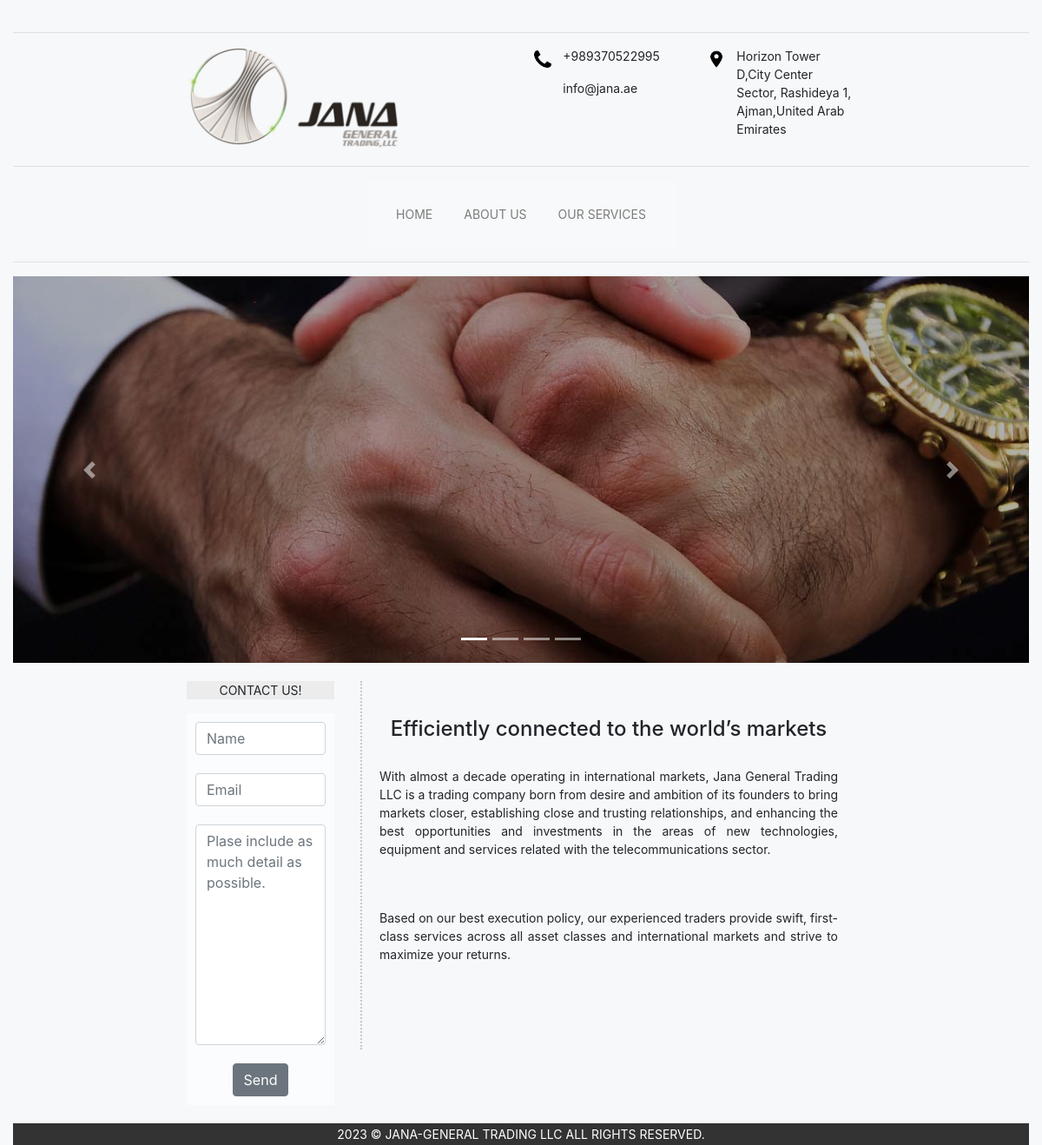
The page / on the database its author committed.
### SiteSetting/models.py (models this page shows, shortened)
class SiteSetting(models.Model):
    header_logo = models.ImageField(upload_to='header_logo')
    header_phone_umber = models.CharField(max_length=20)
    header_email = models.CharField(max_length=30)
    header_address = models.TextField()
    footer_license = models.CharField(max_length=100)
    is_active = models.BooleanField(default=True)
    favicon = models.ImageField(upload_to='thumbnail')
    class Meta:
        db_table = 'Site Settings'

class SliderImage(models.Model):
    image = models.ImageField(upload_to='slider')
    is_active = models.BooleanField(default=True)
    class Meta:
        db_table = 'Slider Settings'

class HomeDetails(models.Model):
    header1 = models.CharField(max_length=100, blank=True, null=True)
    body1 = models.TextField(blank=True, null=True)
    header2 = models.CharField(max_length=100, blank=True, null=True)
    body2 = models.TextField(blank=True, null=True)
    header3 = models.CharField(max_length=100, blank=True, null=True)
    body3 = models.TextField(blank=True, null=True)
    is_active = models.BooleanField(default=True)
    class Meta:
        db_table = 'Home Settings'
        verbose_name = 'Home Setting'
        verbose_name_plural = 'Home Settings'

### SiteSetting/views.py (the view)
# urls.py: 2. Add a URL to urlpatterns:  path('', views.home, name='home')
def home(request):
    site_setting: SiteSetting = SiteSetting.objects.filter(is_active=True).last()
    home_setting: HomeDetails = HomeDetails.objects.filter(is_active=True).last()
    slider_images: SliderImage = SliderImage.objects.filter(is_active=True).all()
    if request.method == 'POST':
        form = MessageForm(request.POST)
        if form.is_valid():
            form.save()
            return redirect('home')
    else:
        form = MessageForm()
    context = {
        'form': form,
        'page': home,
        'site_setting': site_setting,
        'home_setting': home_setting,
        'slider_images': slider_images,
    }
    return render(request, 'SiteSetting/home.html', context)

### ContactUs/forms.py
class MessageForm(forms.ModelForm):
    name = forms.CharField(
        label='Name',
        widget=forms.TextInput(attrs={
            'class': 'form-control',
            'placeholder': 'Name'
        })
    )
    email = forms.EmailField(
        label='Email',
        widget=forms.EmailInput(attrs={
            'class': 'form-control',
            'placeholder': 'Email'
        })
    )
    message = forms.CharField(
        label='Message',
        widget=forms.Textarea(attrs={
            'class': 'form-control',
            'placeholder': 'Plase include as much detail as possible.'
        })
    )
    class Meta:
        model = Message
        fields = ['name', 'email', 'message']

### SiteSetting/templates/SiteSetting/home.html (shortened to what this page needs)
{% extends 'base/layout.html' %}
{% block header_logo %}{{ site_setting.header_logo.url }}{% endblock %}
{% block header_phone_number %}{{ site_setting.header_phone_umber }}{% endblock %}
{% block header_email %}{{ site_setting.header_email }}{% endblock %}
{% block header_address %}{{ site_setting.header_address }}{% endblock %}
{% block footer_license %}{{ site_setting.footer_license }}{% endblock %}
{% block slider %}
    {% for img in slider_images %}
        <div class="carousel-item {% if forloop.first %}active{% endif %} bd-container-inner-wrapper">
            <img style="object-fit: cover;" width="1829px" height="445px" src="{{ img.image.url }}" alt="Image 1">
        </div>
    {% endfor %}
{% endblock %}
{% block main %}
    <div class="row">
        <div class="col-md-2"></div>
        <div class="col-md-2">
            <div class="row">
                <div class="col-12">
                    <p id="contact-us-header">CONTACT US!</p>
                </div>
            </div>
            <div class="row text-center">
                <div class="col-12">
                    <div class="contact-us-box">
                        <form method="post" action="{% url 'home' %}">
                            {{ form.name }}
                            <br/>
                            {{ form.email }}
                            <br/>
                            {{ form.message }}
                            <br/>
                            <button class="btn btn-secondary" type="submit">Send</button>
                        </form>
                    </div>
                </div>
            </div>
        </div>
        <div class="col-md-6">
            <div id="main-box">
                <br/>
                {% if home_setting.header1 %}
                    <h4 style="text-align: center;">{{ home_setting.header1 }}</h4>
                {% endif %}
                <br/>
                {% if home_setting.body1 %}
                    <p style="text-align: justify;">{{ home_setting.body1 }}</p>
                {% endif %}
                <br/>
                <br/>
                {% if home_setting.body2 %}
                    <p style="text-align: justify;">{{ home_setting.body2 }}</p>
                {% endif %}
                <br/>
                <br/>
                <br/>
            </div>
        </div>
        <div class="col-md-2"></div>
    </div>
{% endblock %}

### templates/base/layout.html (shortened to what this page needs)
{% load static %}
<!DOCTYPE html>
<html>
    <head>
        <link rel="stylesheet" href="{% static 'css/base/bootstrap.css' %}">
        <link rel="stylesheet" href="{% static 'css/base/base-style.css' %}">
    </head>
    <body>
    <div class="container-fluid">
        <br/>
        <hr/>
        <div class="row">
            <div class="col-md-2"></div>
            <div class="col-md-2">
                <img id="logo" src="{% block header_logo %}{% endblock %}"/>
            </div>
            <div class="col-md-2"></div>
            <div class="col-md-2">
                <div class="row">
                    <div class="col-2">
                        <img id="phone-icon" src="{% static 'image/telephone-handle-silhouette.png' %}">
                    </div>
                    <div class="col-10">
                        <p>{% block header_phone_number %}{% endblock %}</p>
                        <p>{% block header_email %}{% endblock %}</p>
                    </div>
                </div>
            </div>
            <div class="col-md-2">
                <div class="row">
                    <div class="col-2">
                        <img id="phone-icon" src="{% static 'image/map.png' %}">
                    </div>
                    <div class="col-10">
                        <p>{% block header_address %}{% endblock %}</p>
                    </div>
                </div>
            </div>
            <div class="col-md-2"></div>
        </div>
        <hr/>
        <div class="row text-center">
            <div class="col-1"></div>
            <div class="col-10 text-center">
                <div class="menu-container">
                    <nav class="navbar navbar-expand-lg navbar-light bg-light">
                    <div class="collapse navbar-collapse" id="navbarNavAltMarkup">
                        <div class="navbar-nav">
                            <a class="nav-link" href="{% url 'home' %}">HOME</a>
                            <a class="nav-link" href="{% url 'ABOUT-US' %}">ABOUT US</a>
                            <a class="nav-link" href="{% url 'OUR-SERVICES' %}">OUR SERVICES</a>
                        </div>
                    </div>
                </nav>
                </div>
            </div>
            <div class="col-1"></div>
        </div>
        <hr/>
        <div class="row">
            <div class="col-12">
                <div id="mySlider" class="carousel slide" data-ride="carousel">
                    <ul class="carousel-indicators">
                        <li data-target="#mySlider" data-slide-to="0" class="active"></li>
                        <li data-target="#mySlider" data-slide-to="1"></li>
                        <li data-target="#mySlider" data-slide-to="2"></li>
                        <li data-target="#mySlider" data-slide-to="3"></li>
                    </ul>
                    <div class="carousel-inner">
                        {% block slider %}{% endblock %}
                    </div>
                    <a class="carousel-control-prev" href="#mySlider" role="button" data-slide="prev">
                        <span class="carousel-control-prev-icon" aria-hidden="true"></span>
                    </a>
                    <a class="carousel-control-next" href="#mySlider" role="button" data-slide="next">
                        <span class="carousel-control-next-icon" aria-hidden="true"></span>
                    </a>
                </div>
            </div>
        </div>
        <br/>
        {% block main %}{% endblock %}
        <br/>
        <div class="row">
            <div class="col-12">
                <div id="footer">
                    <p>{% block footer_license %}{% endblock %}</p>
                </div>
            </div>
        </div>
    </div>
    </body>
</html>

### static/css/base/base-style.css (style rules this page uses)
body { font-size: 14px; background-color: rgb(246, 248, 250); }
#logo { width: 250px; height: auto; }
#phone-icon { margin-top: 100%; width: 20px; }
.nav-link { margin: 0 10px; padding: 20px; }
#contact-us-header { background-color: rgb(236, 236, 236); text-align: center; }
#main-box { border-left: 2px dotted #c7c7c7; width: 100%; height: auto; padding: 20px; }
#footer { background-color: #333; text-align: center; color: white; padding: 2px; margin: 0; }
#footer p { padding: 0; margin: 0; }
.contact-us-box { padding: 10px; background-color:rgba(255, 255, 255, 0.596); }
.carousel-item img { max-width: 100%; max-height: 100%; }
.menu-container { display: flex; justify-content: center; align-items: center; }

### rows shown on the page
SiteSetting: header_logo (picture), header_phone_umber "+989370522995", header_email "info@jana.ae", header_address "Horizon Tower D,City Center Sector, Rashideya 1, Ajman,United Arab Emirates", footer_license "2023 © JANA-GENERAL TRADING LLC ALL RIGHTS RESERVED."
SliderImage: image (picture)
HomeDetails: header1 "Efficiently connected to the world’s markets", body1 "With almost a decade operating in international markets, Jana General Trading LLC is a trading company born from desire and ambition of its founders to bring markets closer, establishing close and trusting relationships, and enhancing the best opportunities and investments in the areas of new technologies, equipment and services related with the telecommunications sector.", body2 "Based on our best execution policy, our experienced traders provide swift, first-class services across all asset classes and international markets and strive to maximize your returns."
